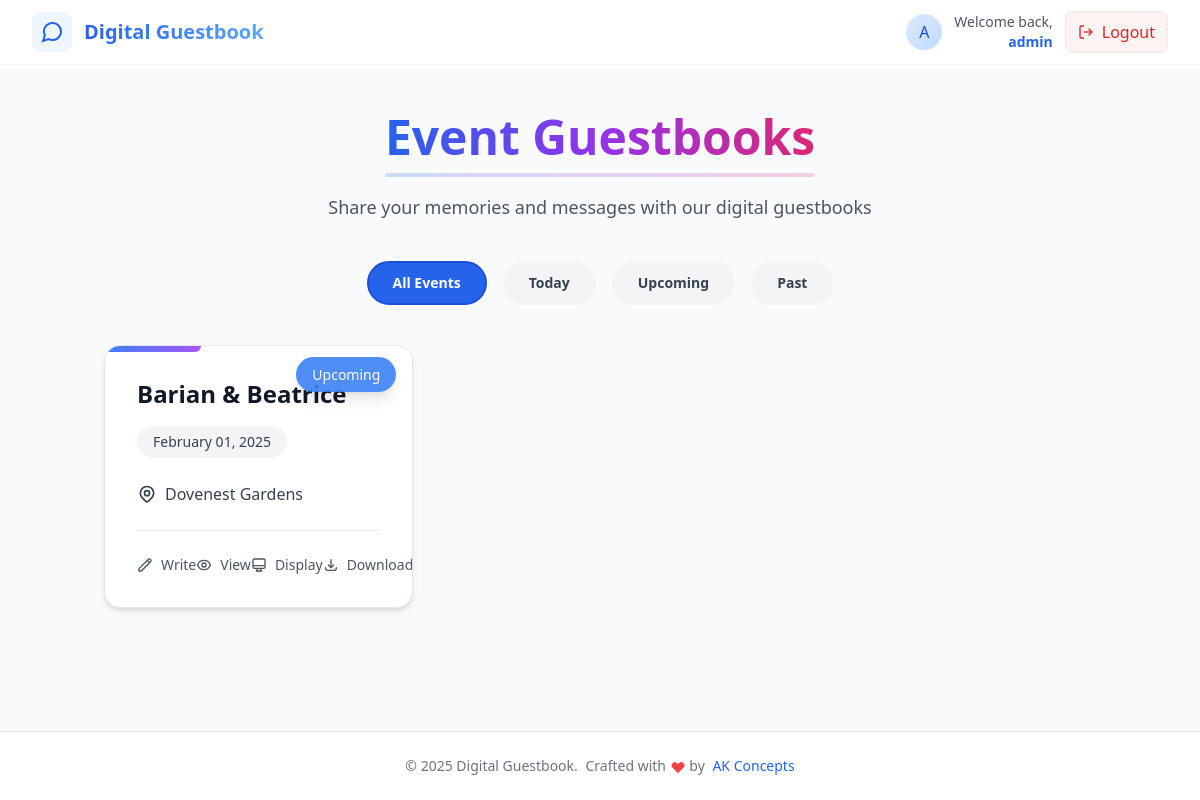
The app's page / (signed in) with its own data.
### guestbook/models.py (models this page shows, shortened)
class Event(models.Model):
    name = models.CharField(max_length=200)
    date = models.DateField()
    location = models.CharField(max_length=200)
    overlay_image = models.ImageField(upload_to='events', null=True, blank=True)
    created_at = models.DateTimeField(auto_now_add=True)
    updated_at = models.DateTimeField(auto_now=True)
    class Meta:
        ordering = ['date']

### guestbook/views.py (the view)
# urls.py: path('', views.EventsView.as_view(), name='events'),
@method_decorator(login_required(login_url='guestbook:login'), name='dispatch')
class EventsView(View):
    template_name = 'guestbook/event.html'
    items_per_page = 9
    def get(self, request, *args, **kwargs):
        event_list = Event.objects.all().order_by('-date')
        paginator = Paginator(event_list, self.items_per_page)
        page = request.GET.get('page', 1)
        try:
            events = paginator.page(page)
        except PageNotAnInteger:
            events = paginator.page(1)
        except EmptyPage:
            events = paginator.page(paginator.num_pages)
        page_range = events.paginator.get_elided_page_range(
            events.number,
            on_each_side=2,
            on_ends=1
        )
        context = {
            'events': events,
            'page_range': page_range,
        }
        return render(request, self.template_name, context)

### guestbook/templates/guestbook/event.html (shortened to what this page needs)
{% extends 'guestbook/base.html' %}
{% load tz %}
{% now "Y-m-d" as current_date %}
{% block content %}
<div class="container mx-auto px-4 py-12">
    <div class="max-w-6xl mx-auto space-y-10">
        <div class="text-center space-y-6">
            <div class="relative inline-block">
                <h1 class="text-5xl font-black bg-gradient-to-r from-blue-600 via-purple-600 to-pink-600
                           bg-clip-text text-transparent pb-2">
                </h1>
                <div
                    class="absolute -bottom-2 left-0 right-0 h-1 bg-gradient-to-r from-blue-600/20 via-purple-600/20 to-pink-600/20 rounded-full">
                </div>
            </div>
            <p class="text-lg text-gray-600 dark:text-gray-400">Share your memories and messages with our digital
                guestbooks</p>
        </div>
        {% if events %}
        <div class="flex flex-wrap gap-4 justify-center">
            <button class="filter-btn px-6 py-2.5 rounded-full text-sm font-semibold
                         transition-all duration-300 ease-in-out
                         border-2 border-transparent
                         hover:shadow-md
                         data-[state=active]:bg-blue-600 data-[state=active]:text-white
                         data-[state=active]:border-blue-700
                         bg-gray-100 text-gray-700 hover:bg-gray-200
                         dark:bg-gray-800 dark:text-gray-300 dark:hover:bg-gray-700" data-state="active">
                All Events
            </button>
            <button class="filter-btn px-6 py-2.5 rounded-full text-sm font-semibold
                         transition-all duration-300 ease-in-out
                         border-2 border-transparent
                         hover:shadow-md
                         data-[state=active]:bg-green-600 data-[state=active]:text-white
                         data-[state=active]:border-green-700
                         bg-gray-100 text-gray-700 hover:bg-gray-200
                         dark:bg-gray-800 dark:text-gray-300 dark:hover:bg-gray-700">
                Today
            </button>
            <button class="filter-btn px-6 py-2.5 rounded-full text-sm font-semibold
                         transition-all duration-300 ease-in-out
                         border-2 border-transparent
                         hover:shadow-md
                         data-[state=active]:bg-purple-600 data-[state=active]:text-white
                         data-[state=active]:border-purple-700
                         bg-gray-100 text-gray-700 hover:bg-gray-200
                         dark:bg-gray-800 dark:text-gray-300 dark:hover:bg-gray-700">
                Upcoming
            </button>
            <button class="filter-btn px-6 py-2.5 rounded-full text-sm font-semibold
                         transition-all duration-300 ease-in-out
                         border-2 border-transparent
                         hover:shadow-md
                         data-[state=active]:bg-gray-600 data-[state=active]:text-white
                         data-[state=active]:border-gray-700
                         bg-gray-100 text-gray-700 hover:bg-gray-200
                         dark:bg-gray-800 dark:text-gray-300 dark:hover:bg-gray-700">
                Past
            </button>
        </div>
        <div class="grid gap-8 md:grid-cols-2 lg:grid-cols-3">
            {% for event in events %}
            {% with event_date=event.date|date:"Y-m-d" %}
            <div class="group relative bg-white dark:bg-gray-800 rounded-2xl
                      shadow-md hover:shadow-2xl
                      transition-all duration-500
                      transform hover:-translate-y-2
                      border border-gray-200 dark:border-gray-700
                      overflow-hidden">
                <div
                    class="absolute inset-0 bg-gradient-to-br from-white/80 to-transparent dark:from-white/5 dark:to-transparent">
                </div>
                <div
                    class="absolute top-0 left-0 w-24 h-1.5 bg-gradient-to-r from-blue-500 to-purple-500 rounded-br-xl">
                </div>
                <div class="absolute top-4 right-4 z-10">
                    {% if event_date < current_date %} <span class="px-4 py-2 bg-gray-900/90 text-white text-sm font-medium rounded-full
                               shadow-lg backdrop-blur-sm">
                        Past Event
                        </span>
                        {% elif event_date == current_date %}
                        <span class="px-4 py-2 bg-green-500/90 text-white text-sm font-medium rounded-full
                               shadow-lg backdrop-blur-sm animate-pulse">
                            Happening Today
                        </span>
                        {% else %}
                        <span class="px-4 py-2 bg-blue-500/90 text-white text-sm font-medium rounded-full
                               shadow-lg backdrop-blur-sm">
                            Upcoming
                        </span>
                        {% endif %}
                </div>
                <div class="relative p-8 space-y-6">
                    <div class="space-y-4">
                        <h2 class="text-2xl font-bold text-gray-900 dark:text-white
                                 group-hover:text-blue-600 dark:group-hover:text-blue-400
                                 transition-colors duration-300">
                            {{ event.name }}
                        </h2>
                        <time class="inline-block px-4 py-1.5 bg-gray-100 dark:bg-gray-700
                                   rounded-full text-sm font-medium text-gray-700 dark:text-gray-300">
                            {{ event.date|date:"F d, Y" }}
                        </time>
                    </div>
                    <div
                        class="flex items-center text-gray-700 dark:text-gray-300 group-hover:text-blue-500 dark:group-hover:text-blue-400 transition-colors duration-300">
                        {{ event.location }}
                    </div>
                    <div class="pt-6 mt-6 border-t border-gray-200 dark:border-gray-700
                    text-sm text-gray-600 dark:text-gray-400
                    flex justify-between items-center">
            <a href="{% url 'guestbook:message' event.id %}" class="flex items-center gap-2 hover:text-blue-500 transition-colors duration-200 ease-in-out
                      focus:outline-none focus:ring-2 focus:ring-blue-500 focus:ring-offset-2" aria-label="Write a message">
                <svg class="w-4 h-4" fill="none" stroke="currentColor" viewBox="0 0 24 24">
                    <path stroke-linecap="round" stroke-linejoin="round" stroke-width="2"
                          d="M15.232 5.232l3.536 3.536m-2.036-5.036a2.5 2.5 0 113.536 3.536L6.5 21.036H3v-3.572L16.732 3.732z" />
                </svg>
                <span class="hover:underline">Write</span>
            </a>
            <a href="{% url 'guestbook:dynamic' event.id %}" class="flex items-center gap-2 hover:text-blue-500 transition-colors duration-200 ease-in-out
                      focus:outline-none focus:ring-2 focus:ring-blue-500 focus:ring-offset-2" aria-label="View messages">
                <span class="hover:underline">View</span>
            </a>
            <a href="{% url 'guestbook:messages_display' event.id %}"
               class="flex items-center gap-2 hover:text-blue-500
                      transition-colors duration-200 ease-in-out
                      focus:outline-none focus:ring-2 focus:ring-blue-500 focus:ring-offset-2"
               aria-label="Display messages">
               <svg class="w-4 h-4" fill="none" stroke="currentColor" viewBox="0 0 24 24">
                <path stroke-linecap="round" stroke-linejoin="round" stroke-width="2"
                      d="M9.75 17L9 20l-1 1h8l-1-1-.75-3M3 13h18M5 17h14a2 2 0 002-2V5a2 2 0 00-2-2H5a2 2 0 00-2 2v10a2 2 0 002 2z" />
            </svg>
                <span class="hover:underline">Display</span>
            </a>
            <a href="{% url 'guestbook:messages' event.id %}"
               class="flex items-center gap-2 hover:text-blue-500
                      transition-colors duration-200 ease-in-out
                      focus:outline-none focus:ring-2 focus:ring-blue-500 focus:ring-offset-2"
               aria-label="Download messages">
                <svg class="w-4 h-4" fill="none" stroke="currentColor" viewBox="0 0 24 24">
                    <path stroke-linecap="round" stroke-linejoin="round" stroke-width="2"
                          d="M4 16v1a3 3 0 003 3h10a3 3 0 003-3v-1m-4-4l-4 4m0 0l-4-4m4 4V4"/>
                </svg>
                <span class="hover:underline">Download</span>
            </a>
        </div>
                </div>
            </div>
            {% endwith %}
            {% endfor %}
        </div>
        {% endif %}
    </div>
</div>
{% endblock %}

### guestbook/templates/guestbook/base.html (shortened to what this page needs)
{% load static %}
<!DOCTYPE html>
<html lang="en">
<head>
    <link href="{% static 'css/output.css' %}" rel="stylesheet">
</head>
<body class="min-h-screen bg-gray-50 flex flex-col">
    <header class="bg-white border-b border-gray-100 sticky top-0 z-50">
        <div class="max-w-7xl mx-auto px-4 h-16 sm:px-6 lg:px-8">
            <div class="h-full flex justify-between items-center">
                <a href="{% url 'guestbook:events' %}" class="transform hover:scale-105 transition-transform duration-300">
                    <div class="flex items-center space-x-3">
                        <div class="p-2 bg-blue-50 dark:bg-blue-900/30 rounded-lg">
                        </div>
                        <h1
                            class="hidden md:block text-xl font-semibold bg-gradient-to-r from-blue-600 to-blue-400 bg-clip-text text-transparent dark:from-blue-400 dark:to-blue-300">
                        </h1>
                    </div>
                </a>
                <div class="flex items-center space-x-4">
                    {% if user.is_authenticated %}
                    <div class="flex items-center gap-3">
                        <div
                            class="h-9 w-9 bg-gradient-to-br from-blue-100 to-blue-200 rounded-full flex items-center justify-center ring-2 ring-white">
                            <span class="text-blue-700 font-medium">{{ user.username|make_list|first|upper }}</span>
                        </div>
                        <div class="hidden md:flex md:flex-col md:items-end">
                            <span class="text-sm font-medium text-gray-600">Welcome back,</span>
                            <span class="text-sm font-semibold text-blue-600">{{ user.username }}</span>
                        </div>
                        <a href="{% url 'guestbook:logout' %}"
                            class="flex items-center justify-center gap-2 px-3 py-2 text-red-600 hover:text-red-700 bg-red-50 hover:bg-red-100 rounded-lg transition-all duration-200 border border-red-100">
                            <svg xmlns="http://www.w3.org/2000/svg" class="h-4 w-4" viewBox="0 0 24 24" fill="none"
                                stroke="currentColor" stroke-width="2">
                                <path d="M9 21H5a2 2 0 0 1-2-2V5a2 2 0 0 1 2-2h4" />
                                <polyline points="16 17 21 12 16 7" />
                                <line x1="21" y1="12" x2="9" y2="12" />
                            </svg>
                            <span class="hidden md:inline">Logout</span>
                        </a>
                    </div>
                    {% endif %}
                </div>
            </div>
        </div>
    </header>
    <main class="flex-grow pb-32">
        {% block content %}{% endblock %}
    </main>
   <footer class="bg-white border-t border-gray-200 fixed bottom-0 left-0 right-0">
    <div class="max-w-7xl mx-auto py-6 px-4 sm:px-6 lg:px-8">
        <div class="text-center">
            <p class="text-sm text-gray-500">
                &copy; <span id="year"></span> Digital Guestbook.
                <span class="whitespace-nowrap block md:inline mt-1 md:mt-0 md:ml-1">
                    Crafted with
                    <span class="inline-block">
                        <svg xmlns="http://www.w3.org/2000/svg" class="h-4 w-4 text-red-500 inline animate-pulse"
                            viewBox="0 0 20 20" fill="currentColor">
                            <path fill-rule="evenodd"
                                d="M3.172 5.172a4 4 0 015.656 0L10 6.343l1.172-1.171a4 4 0 115.656 5.656L10 17.657l-6.828-6.829a4 4 0 010-5.656z"
                                clip-rule="evenodd" />
                        </svg>
                    </span>
                    by
                    <a href="https://akconcepts.co.tz" target="_blank" rel="noopener noreferrer"
                        class="text-blue-600 hover:text-blue-800 transition-colors duration-200 font-medium ml-1">
                        AK Concepts
                    </a>
                </span>
            </p>
        </div>
    </div>
</footer>
</body>
</html>

### records on screen
Event: name "Barian & Beatrice", date "February 01, 2025", location "Dovenest Gardens"

### other values on screen
{{ user.username|make_list|first|upper }} "A"
{{ user.username }} "admin"
